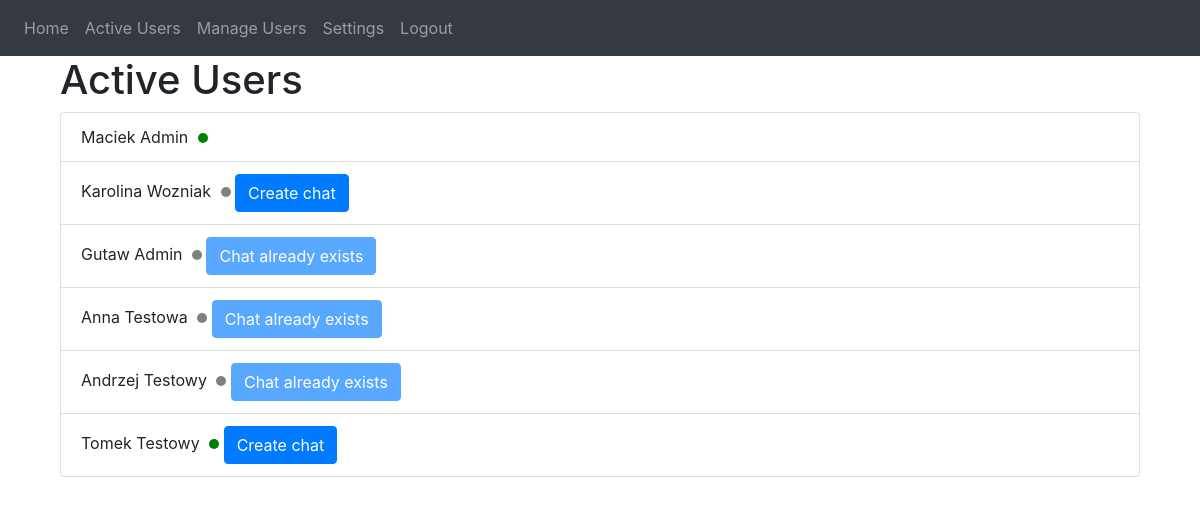
Screenshot of /active (signed in) with the database file from the repository.
### website/models.py (models this page shows)
class User(db.Model, UserMixin):
    id = db.Column(db.Integer, primary_key=True)
    first_name = db.Column(db.String(50), nullable=False)
    last_name = db.Column(db.String(50), nullable=False)
    email = db.Column(db.String(100), unique=True, nullable=False)
    password = db.Column(db.String(100), nullable=False)
    is_moderator = db.Column(db.Boolean, default=False)
    is_online = db.Column(db.Boolean, default=True)
    last_seen = db.Column(db.DateTime(timezone=True), default=func.now())

### website/views.py (the view)
@views.route('/active', methods=['GET', 'POST'])
def active():
    users = User.query.all()
    chats = Chat.query.all()
    def is_user_online(user):
        return user.is_online
    return render_template('active.html', users=users, user=current_user, chats=chats, is_user_online=is_user_online)

### website/__init__.py (called while the page is built)
def create_app():
    app = Flask(__name__)
    app.config['SECRET_KEY'] = 'hjshjhdjah kjshkjdhjs'
    app.config['SQLALCHEMY_DATABASE_URI'] = f'sqlite:///{DB_NAME}'
    db.init_app(app)
    socketio.init_app(app)
    from .views import views
    from .auth import auth
    app.register_blueprint(views, url_prefix='/')
    app.register_blueprint(auth, url_prefix='/')
    from .models import User
    with app.app_context():
        db.create_all()
    login_manager = LoginManager()
    login_manager.login_view = 'auth.login'
    login_manager.init_app(app)
    @login_manager.user_loader
    def load_user(id):
        return User.query.get(int(id))
    return app

### website/views.py (called while the page is built)
@views.before_request
@login_required
def update_last_seen():
    user = User.query.filter_by(id=current_user.id).first()
    if user:
        user.is_online = True
        user.last_seen = datetime.now()
        db.session.commit()

@views.before_request
@login_required
def update_is_user_online():
    users = User.query.all()
    for user in users:
        if user.is_online:
            time_since_activity = (
                datetime.now() - user.last_seen).seconds / 60
            print(
                f"{user.first_name} {user.last_name} last seen: {time_since_activity}")
            if time_since_activity >= 10:
                user.is_online = False
                db.session.commit()

### website/templates/active.html (shortened to what this page needs)
{% extends "base.html" %}
{% block content %}
<div class="container">
	<h1>Active Users</h1>
	<ul class="list-group">
		{% for user in users %}
		<li class="list-group-item">
			{{ user.first_name }} {{ user.last_name }}
			{% if user.is_online %}
			<span class="dot dot-green"></span>
			{% else %}
			<span class="dot dot-gray"></span>
			{% endif %}
			{% if user.id != current_user.id %}
				{% set chat_exists = [] %}
				{% for chat in chats %}
					{% if chat.user1_id == current_user.id and chat.user2_id == user.id %}
						{% set temp = chat_exists.append(true)%}
					{% elif chat.user1_id == user.id and chat.user2_id == current_user.id %}
						{% set temp = chat_exists.append(true) %}
					{% endif %}
				{% endfor %}
				{% if chat_exists %}
					<button class="btn btn-primary create-chat-btn" data-userid="exists" disabled>
						Chat already exists
					</button>
				{% else %}
					<button class="btn btn-primary create-chat-btn" data-userid="{{ user.id }}">
						Create chat
					</button>
				{% endif %}
			{% endif %}
		</li>
		{% endfor %}
	</ul>
</div>
{% endblock %}

### website/static/css/style.css (style rules this page uses)
.dot { height: 10px; width: 10px; border-radius: 50%; display: inline-block; margin-left: 5px; }
.dot-green { background-color: green; }
.dot-gray { background-color: gray; }

### rows the page displays
User: first_name "Maciek", last_name "Admin", is_online True (drawn)
User: first_name "Karolina", last_name "Wozniak"
User: first_name "Gutaw", last_name "Admin", shows "Chat already exists"
User: first_name "Anna", last_name "Testowa", shows "Chat already exists"
User: first_name "Andrzej", last_name "Testowy", shows "Chat already exists"
User: first_name "Tomek", last_name "Testowy", is_online True (drawn)
